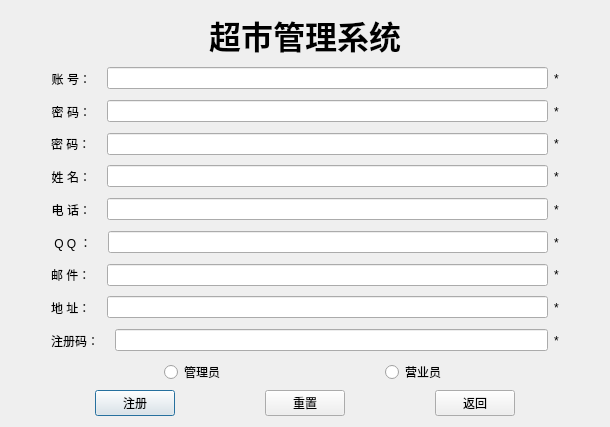
<?xml version="1.0" encoding="UTF-8"?>
<ui version="4.0">
 <class>registerWindow</class>
 <widget class="QDialog" name="registerWindow">
  <property name="geometry">
   <rect>
    <x>0</x>
    <y>0</y>
    <width>610</width>
    <height>427</height>
   </rect>
  </property>
  <property name="windowTitle">
   <string>Dialog</string>
  </property>
  <layout class="QVBoxLayout" name="verticalLayout_2">
   <item>
    <layout class="QVBoxLayout" name="VLwindow">
     <item>
      <layout class="QHBoxLayout" name="HLTitle">
       <item>
        <widget class="QLabel" name="labelTitle">
         <property name="maximumSize">
          <size>
           <width>16777215</width>
           <height>60</height>
          </size>
         </property>
         <property name="font">
          <font>
           <pointsize>24</pointsize>
           <weight>75</weight>
           <bold>true</bold>
          </font>
         </property>
         <property name="text">
          <string>超市管理系统</string>
         </property>
         <property name="alignment">
          <set>Qt::AlignCenter</set>
         </property>
        </widget>
       </item>
      </layout>
     </item>
     <item>
      <layout class="QHBoxLayout" name="HLaccount">
       <item>
        <spacer name="HS4">
         <property name="orientation">
          <enum>Qt::Horizontal</enum>
         </property>
         <property name="sizeType">
          <enum>QSizePolicy::Fixed</enum>
         </property>
         <property name="sizeHint" stdset="0">
          <size>
           <width>40</width>
           <height>20</height>
          </size>
         </property>
        </spacer>
       </item>
       <item>
        <widget class="QLabel" name="labelAccount">
         <property name="maximumSize">
          <size>
           <width>16777215</width>
           <height>50</height>
          </size>
         </property>
         <property name="text">
          <string>账 号：</string>
         </property>
         <property name="alignment">
          <set>Qt::AlignRight|Qt::AlignTrailing|Qt::AlignVCenter</set>
         </property>
        </widget>
       </item>
       <item>
        <spacer name="HS6">
         <property name="orientation">
          <enum>Qt::Horizontal</enum>
         </property>
         <property name="sizeType">
          <enum>QSizePolicy::Fixed</enum>
         </property>
         <property name="sizeHint" stdset="0">
          <size>
           <width>10</width>
           <height>20</height>
          </size>
         </property>
        </spacer>
       </item>
       <item>
        <widget class="QLineEdit" name="lineEditAccount"/>
       </item>
       <item>
        <widget class="QLabel" name="labelStar1">
         <property name="toolTip">
          <string>&lt;html&gt;&lt;head/&gt;&lt;body&gt;&lt;p&gt;加*号的是必须填的&lt;/p&gt;&lt;/body&gt;&lt;/html&gt;</string>
         </property>
         <property name="text">
          <string>*</string>
         </property>
        </widget>
       </item>
       <item>
        <spacer name="HS5">
         <property name="orientation">
          <enum>Qt::Horizontal</enum>
         </property>
         <property name="sizeType">
          <enum>QSizePolicy::Fixed</enum>
         </property>
         <property name="sizeHint" stdset="0">
          <size>
           <width>40</width>
           <height>20</height>
          </size>
         </property>
        </spacer>
       </item>
      </layout>
     </item>
     <item>
      <layout class="QHBoxLayout" name="HLpwd">
       <item>
        <spacer name="HS7">
         <property name="orientation">
          <enum>Qt::Horizontal</enum>
         </property>
         <property name="sizeType">
          <enum>QSizePolicy::Fixed</enum>
         </property>
         <property name="sizeHint" stdset="0">
          <size>
           <width>40</width>
           <height>20</height>
          </size>
         </property>
        </spacer>
       </item>
       <item>
        <widget class="QLabel" name="label">
         <property name="maximumSize">
          <size>
           <width>16777215</width>
           <height>50</height>
          </size>
         </property>
         <property name="text">
          <string>密 码：</string>
         </property>
         <property name="alignment">
          <set>Qt::AlignRight|Qt::AlignTrailing|Qt::AlignVCenter</set>
         </property>
        </widget>
       </item>
       <item>
        <spacer name="HS8">
         <property name="orientation">
          <enum>Qt::Horizontal</enum>
         </property>
         <property name="sizeType">
          <enum>QSizePolicy::Fixed</enum>
         </property>
         <property name="sizeHint" stdset="0">
          <size>
           <width>10</width>
           <height>20</height>
          </size>
         </property>
        </spacer>
       </item>
       <item>
        <widget class="QLineEdit" name="lineEditPwd"/>
       </item>
       <item>
        <widget class="QLabel" name="labelStar2">
         <property name="toolTip">
          <string>&lt;html&gt;&lt;head/&gt;&lt;body&gt;&lt;p&gt;加*号的是必填项&lt;/p&gt;&lt;/body&gt;&lt;/html&gt;</string>
         </property>
         <property name="text">
          <string>*</string>
         </property>
        </widget>
       </item>
       <item>
        <spacer name="HS9">
         <property name="orientation">
          <enum>Qt::Horizontal</enum>
         </property>
         <property name="sizeType">
          <enum>QSizePolicy::Fixed</enum>
         </property>
         <property name="sizeHint" stdset="0">
          <size>
           <width>40</width>
           <height>20</height>
          </size>
         </property>
        </spacer>
       </item>
      </layout>
     </item>
     <item>
      <layout class="QHBoxLayout" name="HLconfim">
       <item>
        <spacer name="HS10">
         <property name="orientation">
          <enum>Qt::Horizontal</enum>
         </property>
         <property name="sizeType">
          <enum>QSizePolicy::Fixed</enum>
         </property>
         <property name="sizeHint" stdset="0">
          <size>
           <width>40</width>
           <height>20</height>
          </size>
         </property>
        </spacer>
       </item>
       <item>
        <widget class="QLabel" name="label_2">
         <property name="maximumSize">
          <size>
           <width>16777215</width>
           <height>50</height>
          </size>
         </property>
         <property name="text">
          <string>密 码：</string>
         </property>
         <property name="alignment">
          <set>Qt::AlignJustify|Qt::AlignVCenter</set>
         </property>
        </widget>
       </item>
       <item>
        <spacer name="HS11">
         <property name="orientation">
          <enum>Qt::Horizontal</enum>
         </property>
         <property name="sizeType">
          <enum>QSizePolicy::Fixed</enum>
         </property>
         <property name="sizeHint" stdset="0">
          <size>
           <width>10</width>
           <height>20</height>
          </size>
         </property>
        </spacer>
       </item>
       <item>
        <widget class="QLineEdit" name="lineEditConfirm"/>
       </item>
       <item>
        <widget class="QLabel" name="labelStar3">
         <property name="toolTip">
          <string>&lt;html&gt;&lt;head/&gt;&lt;body&gt;&lt;p&gt;加*号的是必填项&lt;/p&gt;&lt;/body&gt;&lt;/html&gt;</string>
         </property>
         <property name="text">
          <string>*</string>
         </property>
        </widget>
       </item>
       <item>
        <spacer name="HS12">
         <property name="orientation">
          <enum>Qt::Horizontal</enum>
         </property>
         <property name="sizeType">
          <enum>QSizePolicy::Fixed</enum>
         </property>
         <property name="sizeHint" stdset="0">
          <size>
           <width>40</width>
           <height>20</height>
          </size>
         </property>
        </spacer>
       </item>
      </layout>
     </item>
     <item>
      <layout class="QHBoxLayout" name="HLname">
       <item>
        <spacer name="HS13">
         <property name="orientation">
          <enum>Qt::Horizontal</enum>
         </property>
         <property name="sizeType">
          <enum>QSizePolicy::Fixed</enum>
         </property>
         <property name="sizeHint" stdset="0">
          <size>
           <width>40</width>
           <height>20</height>
          </size>
         </property>
        </spacer>
       </item>
       <item>
        <widget class="QLabel" name="label_3">
         <property name="maximumSize">
          <size>
           <width>16777215</width>
           <height>50</height>
          </size>
         </property>
         <property name="text">
          <string>姓 名：</string>
         </property>
         <property name="alignment">
          <set>Qt::AlignRight|Qt::AlignTrailing|Qt::AlignVCenter</set>
         </property>
        </widget>
       </item>
       <item>
        <spacer name="HS14">
         <property name="orientation">
          <enum>Qt::Horizontal</enum>
         </property>
         <property name="sizeType">
          <enum>QSizePolicy::Fixed</enum>
         </property>
         <property name="sizeHint" stdset="0">
          <size>
           <width>10</width>
           <height>20</height>
          </size>
         </property>
        </spacer>
       </item>
       <item>
        <widget class="QLineEdit" name="lineEditName"/>
       </item>
       <item>
        <widget class="QLabel" name="labelStar4">
         <property name="text">
          <string>*</string>
         </property>
        </widget>
       </item>
       <item>
        <spacer name="HS15">
         <property name="orientation">
          <enum>Qt::Horizontal</enum>
         </property>
         <property name="sizeType">
          <enum>QSizePolicy::Fixed</enum>
         </property>
         <property name="sizeHint" stdset="0">
          <size>
           <width>40</width>
           <height>20</height>
          </size>
         </property>
        </spacer>
       </item>
      </layout>
     </item>
     <item>
      <layout class="QHBoxLayout" name="HLphone">
       <item>
        <spacer name="HS16">
         <property name="orientation">
          <enum>Qt::Horizontal</enum>
         </property>
         <property name="sizeType">
          <enum>QSizePolicy::Fixed</enum>
         </property>
         <property name="sizeHint" stdset="0">
          <size>
           <width>40</width>
           <height>20</height>
          </size>
         </property>
        </spacer>
       </item>
       <item>
        <widget class="QLabel" name="label_4">
         <property name="maximumSize">
          <size>
           <width>16777215</width>
           <height>50</height>
          </size>
         </property>
         <property name="text">
          <string>电 话：</string>
         </property>
         <property name="alignment">
          <set>Qt::AlignRight|Qt::AlignTrailing|Qt::AlignVCenter</set>
         </property>
        </widget>
       </item>
       <item>
        <spacer name="HS17">
         <property name="orientation">
          <enum>Qt::Horizontal</enum>
         </property>
         <property name="sizeType">
          <enum>QSizePolicy::Fixed</enum>
         </property>
         <property name="sizeHint" stdset="0">
          <size>
           <width>10</width>
           <height>20</height>
          </size>
         </property>
        </spacer>
       </item>
       <item>
        <widget class="QLineEdit" name="lineEditPhone"/>
       </item>
       <item>
        <widget class="QLabel" name="labelStar5">
         <property name="text">
          <string>*</string>
         </property>
        </widget>
       </item>
       <item>
        <spacer name="HS18">
         <property name="orientation">
          <enum>Qt::Horizontal</enum>
         </property>
         <property name="sizeType">
          <enum>QSizePolicy::Fixed</enum>
         </property>
         <property name="sizeHint" stdset="0">
          <size>
           <width>40</width>
           <height>20</height>
          </size>
         </property>
        </spacer>
       </item>
      </layout>
     </item>
     <item>
      <layout class="QHBoxLayout" name="HLqq">
       <item>
        <spacer name="HS19">
         <property name="orientation">
          <enum>Qt::Horizontal</enum>
         </property>
         <property name="sizeType">
          <enum>QSizePolicy::Fixed</enum>
         </property>
         <property name="sizeHint" stdset="0">
          <size>
           <width>40</width>
           <height>20</height>
          </size>
         </property>
        </spacer>
       </item>
       <item>
        <widget class="QLabel" name="label_5">
         <property name="maximumSize">
          <size>
           <width>16777215</width>
           <height>50</height>
          </size>
         </property>
         <property name="text">
          <string> Q Q ：</string>
         </property>
         <property name="alignment">
          <set>Qt::AlignJustify|Qt::AlignVCenter</set>
         </property>
        </widget>
       </item>
       <item>
        <spacer name="HS20">
         <property name="orientation">
          <enum>Qt::Horizontal</enum>
         </property>
         <property name="sizeType">
          <enum>QSizePolicy::Fixed</enum>
         </property>
         <property name="sizeHint" stdset="0">
          <size>
           <width>10</width>
           <height>20</height>
          </size>
         </property>
        </spacer>
       </item>
       <item>
        <widget class="QLineEdit" name="lineEditQQ"/>
       </item>
       <item>
        <widget class="QLabel" name="labelStar6">
         <property name="text">
          <string>*</string>
         </property>
        </widget>
       </item>
       <item>
        <spacer name="HS21">
         <property name="orientation">
          <enum>Qt::Horizontal</enum>
         </property>
         <property name="sizeType">
          <enum>QSizePolicy::Fixed</enum>
         </property>
         <property name="sizeHint" stdset="0">
          <size>
           <width>40</width>
           <height>20</height>
          </size>
         </property>
        </spacer>
       </item>
      </layout>
     </item>
     <item>
      <layout class="QHBoxLayout" name="HLmail">
       <item>
        <spacer name="HS22">
         <property name="orientation">
          <enum>Qt::Horizontal</enum>
         </property>
         <property name="sizeType">
          <enum>QSizePolicy::Fixed</enum>
         </property>
         <property name="sizeHint" stdset="0">
          <size>
           <width>40</width>
           <height>20</height>
          </size>
         </property>
        </spacer>
       </item>
       <item>
        <widget class="QLabel" name="label_6">
         <property name="maximumSize">
          <size>
           <width>16777215</width>
           <height>50</height>
          </size>
         </property>
         <property name="text">
          <string>邮 件：</string>
         </property>
        </widget>
       </item>
       <item>
        <spacer name="HS23">
         <property name="orientation">
          <enum>Qt::Horizontal</enum>
         </property>
         <property name="sizeType">
          <enum>QSizePolicy::Fixed</enum>
         </property>
         <property name="sizeHint" stdset="0">
          <size>
           <width>10</width>
           <height>20</height>
          </size>
         </property>
        </spacer>
       </item>
       <item>
        <widget class="QLineEdit" name="lineEditMail"/>
       </item>
       <item>
        <widget class="QLabel" name="labelStar7">
         <property name="text">
          <string>*</string>
         </property>
        </widget>
       </item>
       <item>
        <spacer name="HS24">
         <property name="orientation">
          <enum>Qt::Horizontal</enum>
         </property>
         <property name="sizeType">
          <enum>QSizePolicy::Fixed</enum>
         </property>
         <property name="sizeHint" stdset="0">
          <size>
           <width>40</width>
           <height>20</height>
          </size>
         </property>
        </spacer>
       </item>
      </layout>
     </item>
     <item>
      <layout class="QHBoxLayout" name="HLaddress">
       <item>
        <spacer name="HS25">
         <property name="orientation">
          <enum>Qt::Horizontal</enum>
         </property>
         <property name="sizeType">
          <enum>QSizePolicy::Fixed</enum>
         </property>
         <property name="sizeHint" stdset="0">
          <size>
           <width>40</width>
           <height>20</height>
          </size>
         </property>
        </spacer>
       </item>
       <item>
        <widget class="QLabel" name="label_7">
         <property name="maximumSize">
          <size>
           <width>16777215</width>
           <height>50</height>
          </size>
         </property>
         <property name="text">
          <string>地 址：</string>
         </property>
        </widget>
       </item>
       <item>
        <spacer name="HS26">
         <property name="orientation">
          <enum>Qt::Horizontal</enum>
         </property>
         <property name="sizeType">
          <enum>QSizePolicy::Fixed</enum>
         </property>
         <property name="sizeHint" stdset="0">
          <size>
           <width>10</width>
           <height>20</height>
          </size>
         </property>
        </spacer>
       </item>
       <item>
        <widget class="QLineEdit" name="lineEditAddress"/>
       </item>
       <item>
        <widget class="QLabel" name="labelStar8">
         <property name="text">
          <string>*</string>
         </property>
        </widget>
       </item>
       <item>
        <spacer name="HS27">
         <property name="orientation">
          <enum>Qt::Horizontal</enum>
         </property>
         <property name="sizeType">
          <enum>QSizePolicy::Fixed</enum>
         </property>
         <property name="sizeHint" stdset="0">
          <size>
           <width>40</width>
           <height>20</height>
          </size>
         </property>
        </spacer>
       </item>
      </layout>
     </item>
     <item>
      <layout class="QHBoxLayout" name="horizontalLayout">
       <item>
        <spacer name="horizontalSpacer_4">
         <property name="orientation">
          <enum>Qt::Horizontal</enum>
         </property>
         <property name="sizeType">
          <enum>QSizePolicy::Fixed</enum>
         </property>
         <property name="sizeHint" stdset="0">
          <size>
           <width>40</width>
           <height>20</height>
          </size>
         </property>
        </spacer>
       </item>
       <item>
        <widget class="QLabel" name="labelAdminNumber">
         <property name="text">
          <string>注册码：</string>
         </property>
        </widget>
       </item>
       <item>
        <spacer name="horizontalSpacer_5">
         <property name="orientation">
          <enum>Qt::Horizontal</enum>
         </property>
         <property name="sizeType">
          <enum>QSizePolicy::Fixed</enum>
         </property>
         <property name="sizeHint" stdset="0">
          <size>
           <width>10</width>
           <height>20</height>
          </size>
         </property>
        </spacer>
       </item>
       <item>
        <widget class="QLineEdit" name="lineEditAdminNumber"/>
       </item>
       <item>
        <widget class="QLabel" name="labelStar9">
         <property name="toolTip">
          <string>&lt;html&gt;&lt;head/&gt;&lt;body&gt;&lt;p&gt;红色星号代表该项是必填项&lt;/p&gt;&lt;/body&gt;&lt;/html&gt;</string>
         </property>
         <property name="text">
          <string>*</string>
         </property>
        </widget>
       </item>
       <item>
        <spacer name="horizontalSpacer_6">
         <property name="orientation">
          <enum>Qt::Horizontal</enum>
         </property>
         <property name="sizeType">
          <enum>QSizePolicy::Fixed</enum>
         </property>
         <property name="sizeHint" stdset="0">
          <size>
           <width>40</width>
           <height>20</height>
          </size>
         </property>
        </spacer>
       </item>
      </layout>
     </item>
     <item>
      <layout class="QHBoxLayout" name="horizontalLayout_2">
       <item>
        <spacer name="horizontalSpacer">
         <property name="orientation">
          <enum>Qt::Horizontal</enum>
         </property>
         <property name="sizeHint" stdset="0">
          <size>
           <width>40</width>
           <height>20</height>
          </size>
         </property>
        </spacer>
       </item>
       <item>
        <widget class="QRadioButton" name="radioButtonAdmin">
         <property name="text">
          <string>管理员</string>
         </property>
        </widget>
       </item>
       <item>
        <spacer name="horizontalSpacer_2">
         <property name="orientation">
          <enum>Qt::Horizontal</enum>
         </property>
         <property name="sizeHint" stdset="0">
          <size>
           <width>40</width>
           <height>20</height>
          </size>
         </property>
        </spacer>
       </item>
       <item>
        <widget class="QRadioButton" name="radioButtonSaler">
         <property name="text">
          <string>营业员</string>
         </property>
        </widget>
       </item>
       <item>
        <spacer name="horizontalSpacer_3">
         <property name="orientation">
          <enum>Qt::Horizontal</enum>
         </property>
         <property name="sizeHint" stdset="0">
          <size>
           <width>40</width>
           <height>20</height>
          </size>
         </property>
        </spacer>
       </item>
      </layout>
     </item>
     <item>
      <layout class="QHBoxLayout" name="HLbtn">
       <item>
        <spacer name="HS1">
         <property name="orientation">
          <enum>Qt::Horizontal</enum>
         </property>
         <property name="sizeHint" stdset="0">
          <size>
           <width>40</width>
           <height>20</height>
          </size>
         </property>
        </spacer>
       </item>
       <item>
        <widget class="QPushButton" name="pushButtonReg">
         <property name="text">
          <string>注册</string>
         </property>
        </widget>
       </item>
       <item>
        <spacer name="HS2">
         <property name="orientation">
          <enum>Qt::Horizontal</enum>
         </property>
         <property name="sizeHint" stdset="0">
          <size>
           <width>40</width>
           <height>20</height>
          </size>
         </property>
        </spacer>
       </item>
       <item>
        <widget class="QPushButton" name="pushButtonClear">
         <property name="text">
          <string>重置</string>
         </property>
        </widget>
       </item>
       <item>
        <spacer name="HS3">
         <property name="orientation">
          <enum>Qt::Horizontal</enum>
         </property>
         <property name="sizeHint" stdset="0">
          <size>
           <width>40</width>
           <height>20</height>
          </size>
         </property>
        </spacer>
       </item>
       <item>
        <widget class="QPushButton" name="pushButtonReturn">
         <property name="text">
          <string>返回</string>
         </property>
        </widget>
       </item>
       <item>
        <spacer name="HS31">
         <property name="orientation">
          <enum>Qt::Horizontal</enum>
         </property>
         <property name="sizeHint" stdset="0">
          <size>
           <width>40</width>
           <height>20</height>
          </size>
         </property>
        </spacer>
       </item>
      </layout>
     </item>
    </layout>
   </item>
  </layout>
 </widget>
 <resources/>
 <connections/>
</ui>
